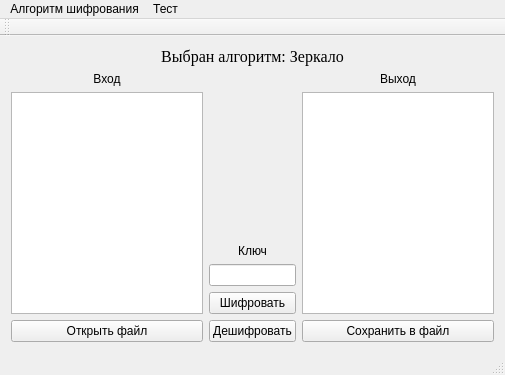
<?xml version="1.0" encoding="UTF-8"?>
<ui version="4.0">
 <class>MainWindow</class>
 <widget class="QMainWindow" name="MainWindow">
  <property name="geometry">
   <rect>
    <x>0</x>
    <y>0</y>
    <width>505</width>
    <height>375</height>
   </rect>
  </property>
  <property name="windowTitle">
   <string>MainWindow</string>
  </property>
  <widget class="QWidget" name="centralWidget">
   <layout class="QVBoxLayout" name="verticalLayout_4">
    <item>
     <widget class="QLabel" name="Caption_Label">
      <property name="font">
       <font>
        <family>Times New Roman</family>
        <pointsize>12</pointsize>
       </font>
      </property>
      <property name="layoutDirection">
       <enum>Qt::LeftToRight</enum>
      </property>
      <property name="text">
       <string>Выбран алгоритм: Зеркало</string>
      </property>
      <property name="alignment">
       <set>Qt::AlignCenter</set>
      </property>
     </widget>
    </item>
    <item>
     <layout class="QHBoxLayout" name="horizontalLayout">
      <item>
       <layout class="QVBoxLayout" name="verticalLayout">
        <item>
         <widget class="QLabel" name="label">
          <property name="text">
           <string>Вход</string>
          </property>
          <property name="alignment">
           <set>Qt::AlignCenter</set>
          </property>
         </widget>
        </item>
        <item>
         <widget class="QTextEdit" name="inpTE"/>
        </item>
        <item>
         <widget class="QPushButton" name="OpenButton">
          <property name="text">
           <string>Открыть файл</string>
          </property>
         </widget>
        </item>
       </layout>
      </item>
      <item>
       <layout class="QVBoxLayout" name="verticalLayout_2">
        <item>
         <spacer name="horizontalSpacer">
          <property name="orientation">
           <enum>Qt::Horizontal</enum>
          </property>
          <property name="sizeHint" stdset="0">
           <size>
            <width>40</width>
            <height>20</height>
           </size>
          </property>
         </spacer>
        </item>
        <item>
         <spacer name="verticalSpacer">
          <property name="orientation">
           <enum>Qt::Vertical</enum>
          </property>
          <property name="sizeHint" stdset="0">
           <size>
            <width>20</width>
            <height>40</height>
           </size>
          </property>
         </spacer>
        </item>
        <item>
         <widget class="QLabel" name="label_3">
          <property name="text">
           <string>Ключ</string>
          </property>
          <property name="alignment">
           <set>Qt::AlignCenter</set>
          </property>
         </widget>
        </item>
        <item>
         <widget class="QLineEdit" name="keyLE"/>
        </item>
        <item>
         <widget class="QPushButton" name="CryptButton">
          <property name="text">
           <string>Шифровать</string>
          </property>
         </widget>
        </item>
        <item>
         <widget class="QPushButton" name="decryptButton">
          <property name="text">
           <string>Дешифровать</string>
          </property>
         </widget>
        </item>
       </layout>
      </item>
      <item>
       <layout class="QVBoxLayout" name="verticalLayout_3">
        <item>
         <widget class="QLabel" name="label_2">
          <property name="text">
           <string>Выход</string>
          </property>
          <property name="alignment">
           <set>Qt::AlignCenter</set>
          </property>
         </widget>
        </item>
        <item>
         <widget class="QTextEdit" name="outTE">
          <property name="lineWrapMode">
           <enum>QTextEdit::NoWrap</enum>
          </property>
         </widget>
        </item>
        <item>
         <widget class="QPushButton" name="SaveButton">
          <property name="text">
           <string>Сохранить в файл</string>
          </property>
         </widget>
        </item>
       </layout>
      </item>
     </layout>
    </item>
   </layout>
  </widget>
  <widget class="QMenuBar" name="menuBar">
   <property name="geometry">
    <rect>
     <x>0</x>
     <y>0</y>
     <width>505</width>
     <height>21</height>
    </rect>
   </property>
   <widget class="QMenu" name="menu">
    <property name="title">
     <string>Алгоритм шифрования</string>
    </property>
    <addaction name="choose_mirror"/>
    <addaction name="choose_skitala"/>
    <addaction name="choose_cipher_of_Caesar"/>
    <addaction name="Choose_Vigner"/>
   </widget>
   <widget class="QMenu" name="menu_2">
    <property name="title">
     <string>Тест</string>
    </property>
    <addaction name="test"/>
   </widget>
   <addaction name="menu"/>
   <addaction name="menu_2"/>
  </widget>
  <widget class="QToolBar" name="mainToolBar">
   <attribute name="toolBarArea">
    <enum>TopToolBarArea</enum>
   </attribute>
   <attribute name="toolBarBreak">
    <bool>false</bool>
   </attribute>
  </widget>
  <widget class="QStatusBar" name="statusBar"/>
  <action name="choose_mirror">
   <property name="text">
    <string>&quot;Королевство кривых зеркал&quot;</string>
   </property>
  </action>
  <action name="choose_skitala">
   <property name="text">
    <string>Скитала</string>
   </property>
  </action>
  <action name="choose_cipher_of_Caesar">
   <property name="text">
    <string>Простая замена(Шифр Цезаря)</string>
   </property>
  </action>
  <action name="test">
   <property name="text">
    <string>Тест</string>
   </property>
  </action>
  <action name="Choose_Vigner">
   <property name="text">
    <string>Шифр Вижнера</string>
   </property>
  </action>
 </widget>
 <layoutdefault spacing="6" margin="11"/>
 <resources/>
 <connections/>
</ui>
